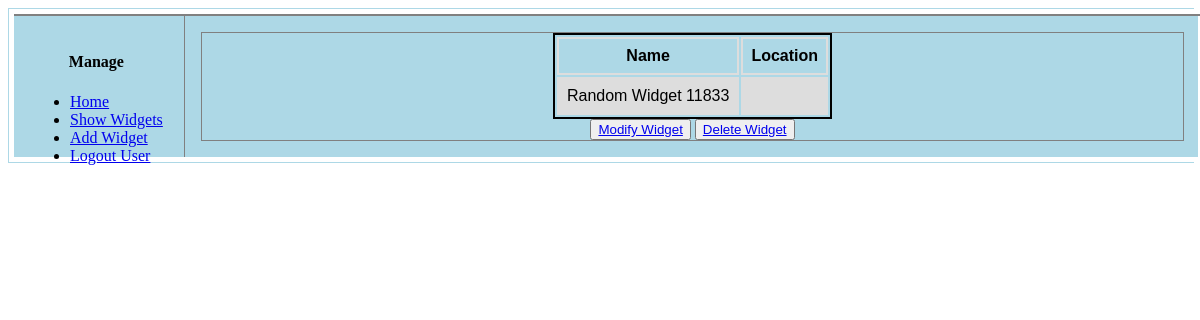
The page /simple/stores/1/ (signed in) on the database as committed earlier.
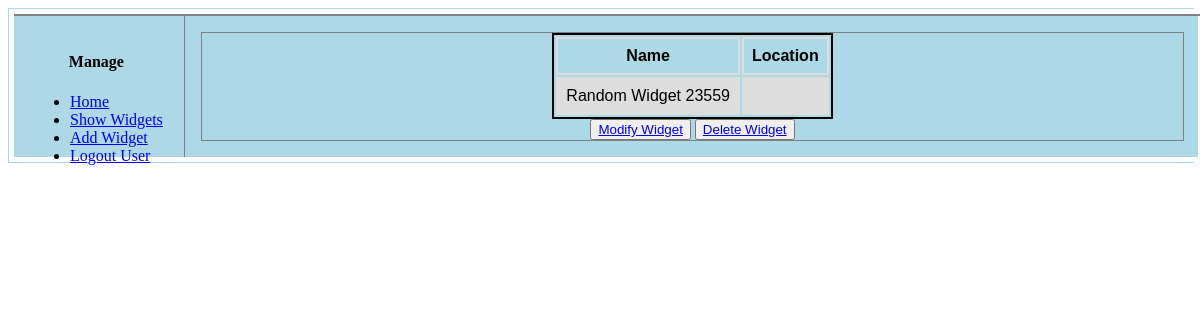
The same page on the database as committed later.
### simple/models.py (models this page shows, shortened)
class Widget(models.Model):
    created_by = models.ForeignKey(User,
                                   on_delete=models.CASCADE)
    name = models.CharField(max_length=20,
                            null=False,
                            blank=False,
                            unique=True)
    sku = models.CharField(max_length=10,
                           null=False,
                           blank=False,
                           unique=True)
    cost = models.DecimalField(max_digits=6,
                               decimal_places=2,
                               default=Decimal('0.00'))
    deleted = models.BooleanField(default=False)
    link = models.URLField(max_length=30,
                           null=True,
                           blank=False)
    ulink = models.URLField(max_length=30,
                            null=True,
                            blank=False)
    dlink = models.URLField(max_length=30,
                            null=True,
                            blank=False)

### simple/views.py (the view)
@login_required
@cache_page(60 * 5)
def store_detail(request, pk):
    if request.method not in ['GET']:
        return Http405()
    context = _get_context()
    context['title'] = 'Simple: Store Detail'
    template = 'simple/store_detail.html'
    try:
        context['store'] = Store.objects.get(pk=pk, deleted=False)
    except Store.DoesNotExist as e:
        pass
    return render(request, template, context)

### simple/views.py (called while the page is built)
def _get_context(context={}):
    context['header'] = 'Django: Simple App'
    context['footer'] = 'Copyright 2017 @Tim Stilwell'
    return context

### simple/templates/simple/store_detail.html
{% extends "simple/base.html" %}
{% block table %}
    <table id="detail">
        <tr>
            <th>Name</th>
            <th>Location</th>
        </tr>
        <tr>
            <td>{{ widget.name }}</td>
            <td>{{ widget.location }}</td>
        </tr>
    </table>
    {% if widget.name %}
        <button type="button">
            <a href="{{ widget.ulink }}">Modify Widget</a>
        </button>
        <button type="button">
            <a href="{{ widget.dlink }}">Delete Widget</a>
        </button>
    {% endif %}
{% endblock %}

Rows that differ between the two databases and show on the page:
changed Widget: name "Random Widget 11833" → "Random Widget 23559"
